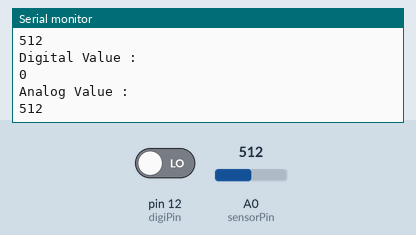
Bench run of a sketch on a simulated Arduino Uno, built with avr-gcc and run on an emulated ATmega328P. Parts: the last lines printed to the serial monitor. Inputs (shaded band) come from the test bench; at power-on: A0 (sensorPin) = 512, pin 12 (digiPin) LOW.

Above: at 2.8 s.
2.9 s: A0 (sensorPin) set to 716
At 3.5 s:
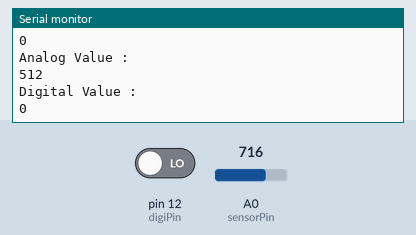
5.6 s: pin 12 (digiPin) driven HIGH
At 7.8 s:
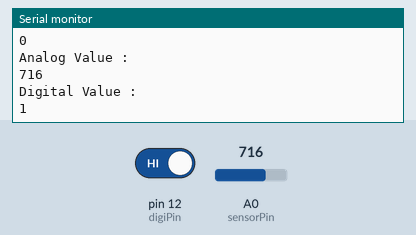
8.3 s: A0 (sensorPin) set to 900
At 10.8 s:
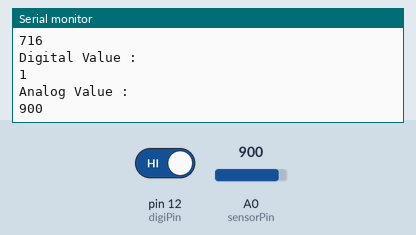
Timing chart, 0 to 12.3 s (numbered marks = the images above; inputs shaded):
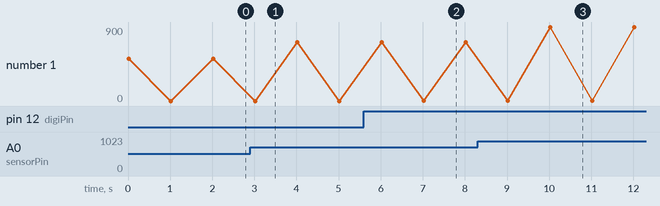

The sketch:

soil_moisture_code.ino
```cpp
int sensorPin = A0;
int digiPin = 12;
int sensorValue1;
int sensorValue2;
//int limit = 300;

void setup() {
 Serial.begin(9600);
 //pinMode(13, OUTPUT);
 pinMode(12,  INPUT);
}

void loop() {

 sensorValue1 = analogRead(sensorPin);
 sensorValue2 = digitalRead(digiPin);
 Serial.println("Analog Value : ");
 Serial.println(sensorValue1);
 delay(1000);
 Serial.println("Digital Value : ");
 Serial.println(sensorValue2);
 delay(1000);

// if (sensorValue<250 && 350) {
// digitalWrite(13, HIGH);
// }
// else {
// digitalWrite(13, LOW);
// }

 //delay(100);
}
```

Measured:
- after the input at 5.6 s, the serial monitor: prints a new line after 1.4 s (image 2)
- after the input at 8.3 s, the serial monitor: prints a new line after 1.7 s (image 3)
- plotted number 1: 716 → 900 after the input at 8.3 s
